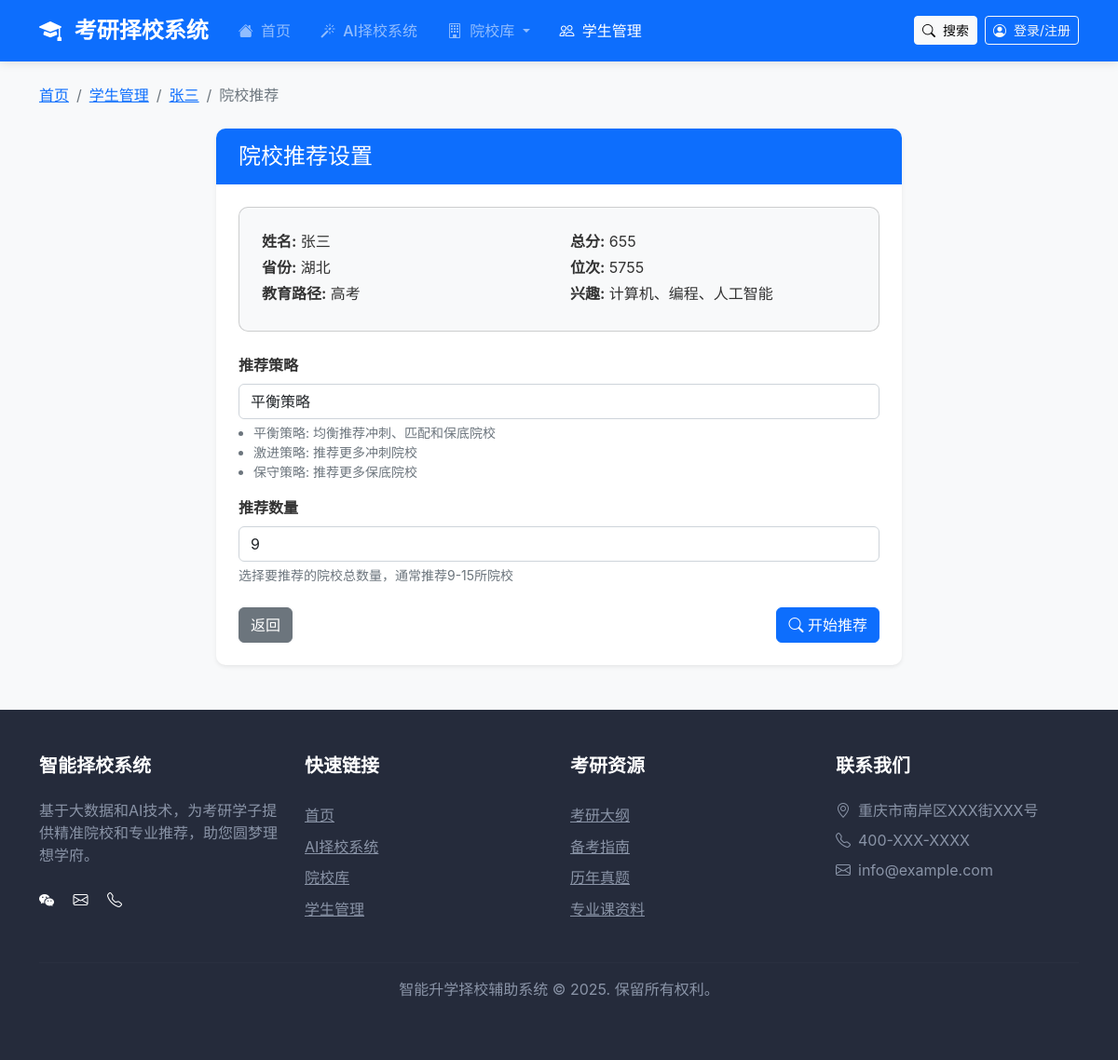
Page /students/1/recommend/ on the committed database.
### recommendation/models.py (models this page shows, shortened)
class Student(models.Model):
    EDUCATION_PATH_CHOICES = [
        ('专升本', '专升本'),
        ('考研', '考研'),
        ('艺考', '艺考'),
    ]
    ACADEMIC_STATUS_CHOICES = [
        ('未毕业', '未毕业'),
        ('已毕业', '已毕业'),
        ('在职', '在职'),
    ]
    GRADE_RANK_CHOICES = [
        ('前15%', '前15%'),
        ('前30%', '前30%'),
        ('前50%', '前50%'),
        ('后50%', '后50%'),
    ]
    STUDY_MODE_CHOICES = [
        ('全日制', '全日制'),
        ('非全日制', '非全日制'),
    ]
    TARGET_TYPE_CHOICES = [
        ('985', '985高校'),
        ('211', '211高校'),
        ('双一流', '双一流高校'),
        ('普通院校', '普通院校'),
    ]
    CAREER_GOAL_CHOICES = [
        ('学术科研', '学术科研'),
        ('企业就业', '企业就业'),
        ('公务员', '公务员'),
        ('事业单位', '事业单位'),
        ('外企', '外企'),
        ('大厂', '大厂'),
        ('创业', '创业'),
        ('其他', '其他'),
    ]
    ECONOMIC_CONDITION_CHOICES = [
        ('高', '可接受高学费/高生活成本'),
        ('中', '适中学费/生活成本'),
        ('低', '需要考虑经济条件'),
    ]
    STRATEGY_PREFERENCE_CHOICES = [
        ('保守', '保守策略'),
        ('均衡', '均衡策略'),
        ('冲刺', '冲刺策略'),
    ]
    name = models.CharField("姓名", max_length=50)
    gender = models.CharField("性别", max_length=10, blank=True, null=True)
    province = models.CharField("所在省份", max_length=20)
    education_path = models.CharField("教育路径", max_length=20, choices=EDUCATION_PATH_CHOICES, default='考研')
    current_school = models.CharField("就读院校", max_length=100, blank=True, null=True)
    current_major = models.CharField("所学专业", max_length=100, blank=True, null=True)
    gpa = models.FloatField("GPA", blank=True, null=True)
    gpa_ranking = models.CharField("GPA排名", max_length=20, choices=GRADE_RANK_CHOICES, blank=True, null=True)
    grade_rank = models.CharField("专业成绩排名", max_length=20, choices=GRADE_RANK_CHOICES, blank=True, null=True)  # 兼容旧字段
    english_level = models.CharField("英语水平", max_length=20, blank=True, null=True)  # 如"四级/六级/雅思/托福"
    math_level = models.CharField("数学基础", max_length=20, blank=True, null=True)  # 如"较好/一般/较差"
    career_direction = models.CharField("目标方向", max_length=50, choices=CAREER_GOAL_CHOICES, blank=True, null=True)
    academic_preference = models.BooleanField("偏好学术研究", default=False)
    target_cities = models.TextField("目标城市", blank=True, null=True)  # 存储多个城市，以逗号分隔
    target_city = models.CharField("优先城市", max_length=50, blank=True, null=True)
    target_companies = models.TextField("目标公司类型", blank=True, null=True)
    overseas_plan = models.BooleanField("海外发展计划", default=False)
    economic_condition = models.CharField("经济条件", max_length=20, choices=ECONOMIC_CONDITION_CHOICES, blank=True, null=True)
    estimated_score = models.IntegerField("预估分数", blank=True, null=True)
    previous_score = models.IntegerField("往年考试分数", blank=True, null=True)
    strategy_preference = models.CharField("策略偏好", max_length=20, choices=STRATEGY_PREFERENCE_CHOICES, default='均衡')
    academic_status = models.CharField("学业状态", max_length=20, choices=ACADEMIC_STATUS_CHOICES, blank=True, null=True)
    exam_year = models.IntegerField("考研年份", blank=True, null=True)
    study_mode = models.CharField("就读方式", max_length=20, choices=STUDY_MODE_CHOICES, blank=True, null=True)
    target_major_category = models.CharField("目标专业类别", max_length=100, blank=True, null=True)
    target_type = models.CharField("目标院校类型", max_length=20, choices=TARGET_TYPE_CHOICES, blank=True, null=True)
    interests = models.TextField("兴趣爱好", blank=True, null=True)
    career_goals = models.TextField("职业规划", blank=True, null=True)
    total_score = models.IntegerField("高考总分", validators=[MinValueValidator(0), MaxValueValidator(750)], blank=True, null=True)
    chinese_score = models.IntegerField("语文成绩", validators=[MinValueValidator(0), MaxValueValidator(150)], blank=True, null=True)
    math_score = models.IntegerField("数学成绩", validators=[MinValueValidator(0), MaxValueValidator(150)], blank=True, null=True)
    english_score = models.IntegerField("英语成绩", validators=[MinValueValidator(0), MaxValueValidator(150)], blank=True, null=True)
    comprehensive_score = models.IntegerField("综合成绩", validators=[MinValueValidator(0), MaxValueValidator(300)], blank=True, null=True)
    rank = models.IntegerField("位次", blank=True, null=True)
    created_at = models.DateTimeField("创建时间", default=timezone.now)
    class Meta:
        verbose_name = "学生"
        verbose_name_plural = "学生"

### recommendation/views.py (the view)
# urls.py: path('students/<int:student_id>/recommend/', views.recommend_schools, name='recommend_schools'),
def recommend_schools(request, student_id):
    student = get_object_or_404(Student, id=student_id)
    if request.method == 'POST':
        form = RecommendationForm(request.POST)
        if form.is_valid():
            strategy = form.cleaned_data['strategy']
            num_recommendations = form.cleaned_data['num_recommendations']
            recommender = SchoolRecommender()
            result = recommender.recommend_schools(
                student_id=student_id,
                strategy=strategy,
                num_recommendations=num_recommendations
            )
            if result['status'] == 'success':
                return render(request, 'recommendation/recommendation_result.html', {
                    'student': student,
                    'result': result,
                    'strategy': dict(form.fields['strategy'].choices)[strategy],
                })
            else:
                messages.error(request, result['message'])
                return redirect('student_detail', pk=student_id)
    else:
        form = RecommendationForm()
    return render(request, 'recommendation/recommend_form.html', {
        'form': form,
        'student': student,
    })

### recommendation/forms.py
class RecommendationForm(forms.Form):
    STRATEGY_CHOICES = [
        ('balanced', '平衡策略'),
        ('aggressive', '激进策略 (偏向冲刺院校)'),
        ('conservative', '保守策略 (偏向保底院校)'),
    ]
    strategy = forms.ChoiceField(
        label='推荐策略',
        choices=STRATEGY_CHOICES,
        initial='balanced',
        widget=forms.Select(attrs={'class': 'form-control'})
    )
    num_recommendations = forms.IntegerField(
        label='推荐数量',
        initial=9,
        min_value=3,
        max_value=15,
        widget=forms.NumberInput(attrs={'class': 'form-control'})
    )

### recommendation/context_processors.py (called while the page is built)
def date_context(request):
    today = datetime.date.today()
    current_year = today.year
    if today.month >= 8:  # 8月以后准备最近一次考研可能较紧张，因此从下一年开始计算
        exam_years = [current_year + 1, current_year + 2, current_year + 3]
    else:
        exam_years = [current_year, current_year + 1, current_year + 2]
    return {
        'today': today,
        'current_year': current_year,
        'exam_years': exam_years,
    }

### templates/recommendation/recommend_form.html (shortened to what this page needs)
{% extends 'base.html' %}
{% block content %}
<div class="mb-4">
    <nav aria-label="breadcrumb">
        <ol class="breadcrumb">
            <li class="breadcrumb-item"><a href="{% url 'index' %}">首页</a></li>
            <li class="breadcrumb-item"><a href="{% url 'student_list' %}">学生管理</a></li>
            <li class="breadcrumb-item"><a href="{% url 'student_detail' student.id %}">{{ student.name }}</a></li>
            <li class="breadcrumb-item active" aria-current="page">院校推荐</li>
        </ol>
    </nav>
</div>
<div class="row">
    <div class="col-lg-8 mx-auto">
        <div class="card border-0 shadow-sm">
            <div class="card-header bg-primary text-white">
                <h4 class="mb-0">院校推荐设置</h4>
            </div>
            <div class="card-body p-4">
                <div class="card bg-light mb-4">
                    <div class="card-body">
                        <div class="row">
                            <div class="col-md-6">
                                <p class="mb-1">
                                    <strong>姓名:</strong> {{ student.name }}
                                </p>
                                <p class="mb-1">
                                    <strong>省份:</strong> {{ student.province }}
                                </p>
                                <p class="mb-1">
                                    <strong>教育路径:</strong> {{ student.education_path }}
                                </p>
                            </div>
                            <div class="col-md-6">
                                <p class="mb-1">
                                    <strong>总分:</strong> {{ student.total_score|default:"未填写" }}
                                </p>
                                <p class="mb-1">
                                    <strong>位次:</strong> {{ student.rank|default:"未填写" }}
                                </p>
                                <p class="mb-1">
                                    <strong>兴趣:</strong> {{ student.interests|default:"未填写"|truncatechars:20 }}
                                </p>
                            </div>
                        </div>
                    </div>
                </div>
                <form method="post">
                    <div class="mb-3">
                        <label for="{{ form.strategy.id_for_label }}" class="form-label fw-bold">{{ form.strategy.label }}</label>
                        {{ form.strategy }}
                        <div class="form-text">
                            <ul class="mb-0 ps-3">
                                <li>平衡策略: 均衡推荐冲刺、匹配和保底院校</li>
                                <li>激进策略: 推荐更多冲刺院校</li>
                                <li>保守策略: 推荐更多保底院校</li>
                            </ul>
                        </div>
                    </div>
                    <div class="mb-4">
                        <label for="{{ form.num_recommendations.id_for_label }}" class="form-label fw-bold">{{ form.num_recommendations.label }}</label>
                        {{ form.num_recommendations }}
                        <div class="form-text">选择要推荐的院校总数量，通常推荐9-15所院校</div>
                    </div>
                    <div class="d-flex justify-content-between">
                        <a href="{% url 'student_detail' student.id %}" class="btn btn-secondary">返回</a>
                        <button type="submit" class="btn btn-primary">
                            <i class="bi bi-search"></i> 开始推荐
                        </button>
                    </div>
                </form>
            </div>
        </div>
    </div>
</div>
{% endblock %}

### templates/base.html (style rules this page uses)
body { background-color: #f8f9fa; color: #333; font-family: "Microsoft YaHei", -apple-system, BlinkMacSystemFont, "Segoe UI", Roboto, "Helvetica Neue", Arial, sans-serif; }
.card { border-radius: 10px; overflow: hidden; }
.card-header { border-bottom: none; padding: 1rem 1.5rem; }
.card-body { padding: 1.5rem; }

### rows in the picture
Student: name "张三", province "湖北", education_path "高考", total_score "655", rank "5755", interests "计算机、编程、人工智能"
